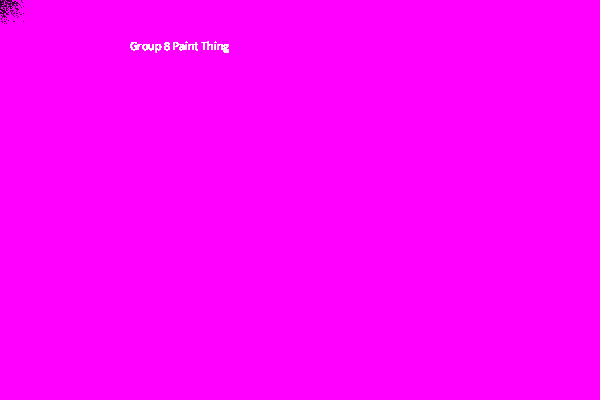
Frame 1 (no input)
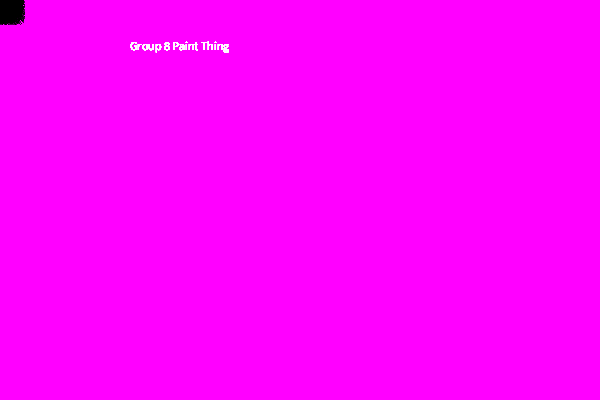
Frame 60 (the mouse pressed at the canvas centre just before this capture)
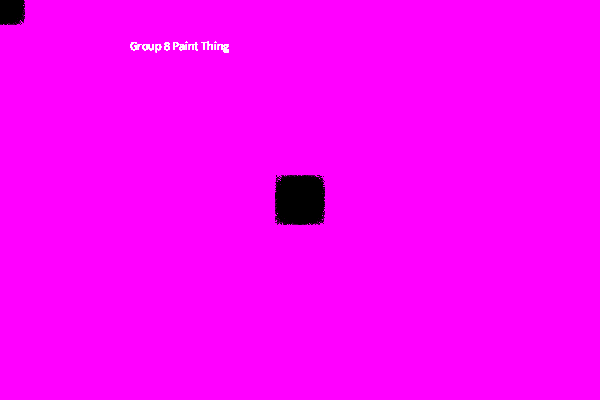
Frame 120 (the mouse held since frame 60 and released just before this capture)

The Processing sketch that drew these frames (run headless with seeded random() and noise(); from frame 60 on, the mouse is pressed at the canvas centre):

// Processing sketch: processing_110014
// ── processing_110014.pde

void setup(){
  size(600,400); //size of background
  background(255,0,255); //background colour
  colorMode(HSB,100);
}
void draw(){
  for(int i=0; i<1000; i++)
  {
    point(mouseX-random(25)+random(25), mouseY-random(25)+random(25));
    smooth();
    text("Group 8 Paint Thing", 130, 50);
  }
}
